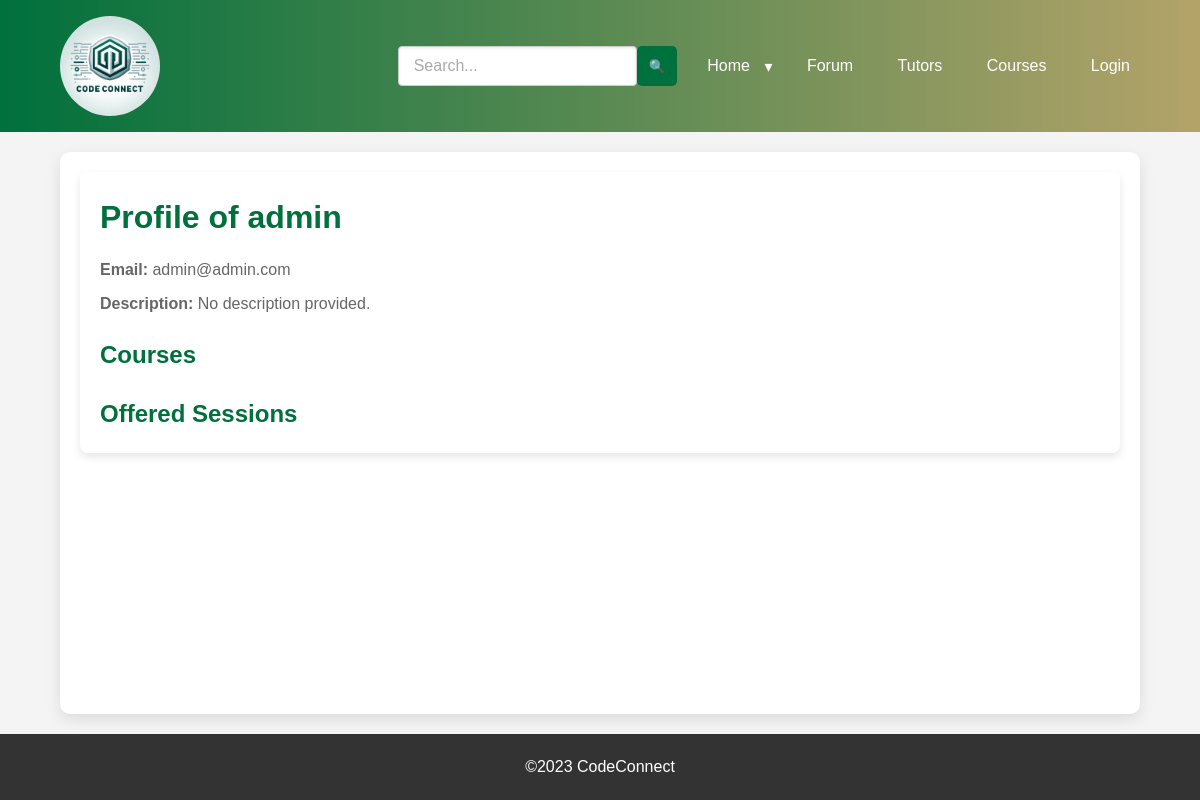
/tutoring/tutor_profile/1, run on the app's committed database.
### app/models.py (models this page shows, shortened)
class User(UserMixin, db.Model):
    id = db.Column(db.Integer, primary_key=True)
    username = db.Column(db.String(64), index=True, unique=True)
    email = db.Column(db.String(120), index=True, unique=True)
    password_hash = db.Column(db.String(128))
    description = db.Column(db.Text, default='')
    profile = db.relationship('Profile', back_populates='user', uselist=False)
    events = db.relationship('Event', back_populates='organizer', lazy='dynamic')
    posts = db.relationship('ForumPost', back_populates='author', lazy='dynamic')
    comments = db.relationship('Comment', back_populates='commenter', lazy='dynamic')
    is_tutor = db.Column(db.Boolean, default=False)  # Indicates if the user is available for tutoring
    sessions = db.relationship('TutoringSession', back_populates='tutor', lazy='dynamic')
    courses = db.relationship('Course', secondary=tutors_courses, back_populates='tutors')
    forums = db.relationship('Forum', back_populates='user', lazy='dynamic')

### app/tutoring/routes.py (the view)
@tutoring.route('/tutor_profile/<int:tutor_id>')
def tutor_profile(tutor_id):
    tutor = User.query.get_or_404(tutor_id)
    sessions = TutoringSession.query.filter_by(tutor_id=tutor_id).all()
    return render_template('tutoring/tutor_profile.html', tutor=tutor, sessions=sessions)

### app/tutoring/templates/tutoring/tutor_profile.html (shortened to what this page needs)
{% extends 'base.html' %}
{% block content %}
<main class="container">
    <div class="tutor-profile-container">
        <h1 class="tutor-profile-title">Profile of {{ tutor.username }}</h1>
        <div class="tutor-details">
            <p><strong>Email:</strong> {{ tutor.email }}</p>
            <p><strong>Description:</strong> {{ tutor.description or 'No description provided.' }}</p>
        </div>
        <h2 class="courses-title">Courses</h2>
        <h2 class="offered-sessions-title">Offered Sessions</h2>
    </div>
</main>
{% endblock %}

### app/static/css/styles.css (style rules this page uses)
* { margin:0; padding:0; box-sizing:border-box }
html,body { height:100%; font-family:'Arial',sans-serif }
body { display:flex; flex-direction:column; line-height:1.6; color:#333; background:#f4f4f4 }
.container { width:90%; max-width:1100px; margin:auto; overflow:hidden; flex:1; margin-top:20px; margin-bottom:20px }
main { padding:20px; background:#fff; border-radius:10px; box-shadow:0 5px 15px rgba(0,0,0,0.1); flex:1 }
.tutor-profile-container { background:#fff; padding:20px; border-radius:8px; box-shadow:0 4px 8px rgba(0,0,0,0.1); margin-bottom:20px }
.tutor-profile-title { color:#00703C; margin-bottom:15px }
.tutor-details p { color:#666; line-height:1.5; margin-bottom:10px }
.offered-sessions-title { margin-top:20px; color:#00703C }
.courses-title { margin-top:20px; color:#00703C }
.offered-sessions-title,.courses-title { margin-top:20px; color:#00703C }

### data on the page
User: username "admin", email "admin@admin.com", description "No description provided."
